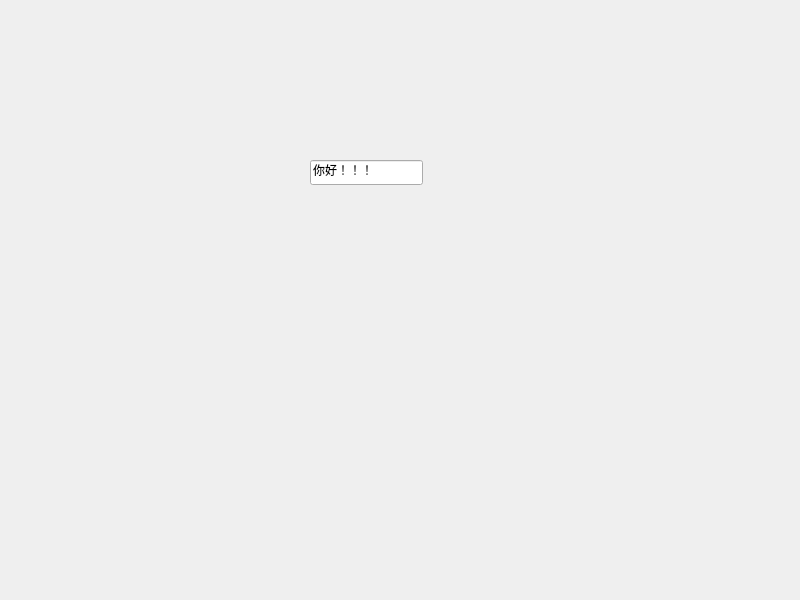
<?xml version="1.0" encoding="UTF-8"?>
<ui version="4.0">
 <class>Widget</class>
 <widget class="QWidget" name="Widget">
  <property name="geometry">
   <rect>
    <x>0</x>
    <y>0</y>
    <width>800</width>
    <height>600</height>
   </rect>
  </property>
  <property name="windowTitle">
   <string>Widget</string>
  </property>
  <widget class="QLineEdit" name="lineEdit">
   <property name="geometry">
    <rect>
     <x>310</x>
     <y>160</y>
     <width>113</width>
     <height>25</height>
    </rect>
   </property>
   <property name="text">
    <string>你好！！！</string>
   </property>
  </widget>
 </widget>
 <resources/>
 <connections/>
</ui>
